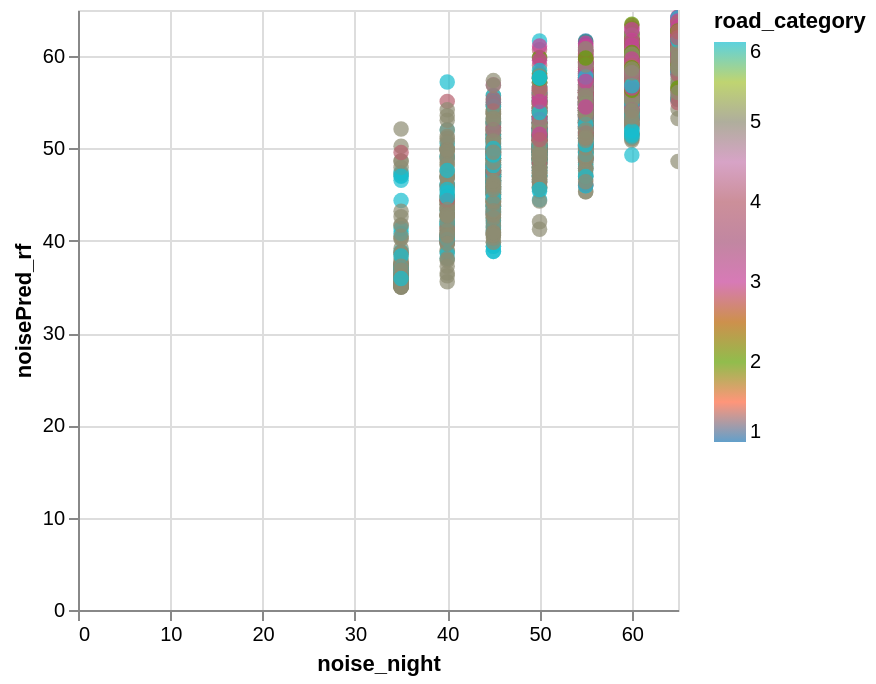

The notebook cell saved with this chart:
### Code cell
data_test['noisePred_rf'] = y_pred
alt.Chart(data_test).mark_circle(size=60).encode(
    x='noise_night',
    y='noisePred_rf',
    color=alt.Color('road_category', scale=alt.Scale(scheme='category10')),
    tooltip=['road_id']
).interactive()

### Figure 1 — Vega-Lite specification as saved in the notebook (floating-point values rounded to 4 significant figures; data arrays with more than 128 entries replaced by an {"elided": "..."} marker saying what was removed)
{"config": {"view": {"continuousWidth": 300, "continuousHeight": 300}}, "data": {"name": "data-aac0ae8b99997acfda7d637056b6fe80"}, "mark": {"type": "circle", "size": 60}, "encoding": {"color": {"field": "road_category", "scale": {"scheme": "category10"}, "type": "quantitative"}, "tooltip": [{"field": "road_id", "type": "nominal"}], "x": {"field": "noise_night", "type": "quantitative"}, "y": {"field": "noisePred_rf", "type": "quantitative"}}, "params": [{"name": "param_1e9efca18e7a2868", "select": {"type": "interval", "encodings": ["x", "y"]}, "bind": "scales"}], "$schema": "https://vega.github.io/schema/vega-lite/v6.4.1.json", "datasets": {"data-aac0ae8b99997acfda7d637056b6fe80": {"elided": "2525 records"}}}
